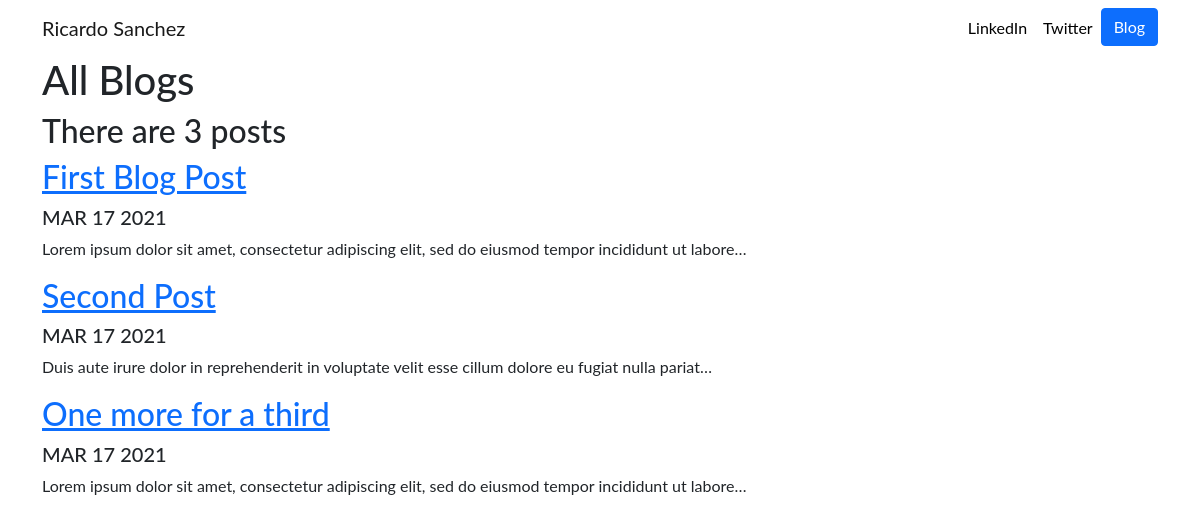
Screenshot of /blog/ with the database file from the repository.
### blog/models.py (models this page shows, shortened)
class Post(models.Model):
    title = models.CharField(max_length=50)
    content = models.TextField()
    date_posted = models.DateField(auto_now_add=True)

### blog/views.py (the view)
# urls.py: path('', views.all_blogs, name='blog'),
def all_blogs(request):
    posts = Post.objects.all()
    return render(request, "blog/all_blogs.html", {"title": "Blog", "posts": posts})

### blog/templates/blog/all_blogs.html
{% extends 'base.html' %}
{% block content %}
<h1>All Blogs</h1>
<h2>There are {{ posts.count }} post{{ posts.count|pluralize}}</h2>
{% for post in posts %}
    <div>
        <a href="{% url 'blog:detail' post.id %}">
            <h2>{{ post.title }}</h2>
        </a>
        <h5>{{ post.date_posted|date:'M d Y'|upper }}</h5>
        <p>{{ post.content|truncatechars:100 }}</p>
    </div>
{% endfor %}
{% endblock content %}

### portfolio/static/portfolio/custom.css (style rules this page uses)
body { font-family: 'Lato', sans-serif; }

### rows the page displays
Post: title "First Blog Post", date_posted "MAR 17 2021", content "Lorem ipsum dolor sit amet, consectetur adipiscing elit, sed do eiusmod tempor incididunt ut labore…"
Post: title "Second Post", date_posted "MAR 17 2021", content "Duis aute irure dolor in reprehenderit in voluptate velit esse cillum dolore eu fugiat nulla pariat…"
Post: title "One more for a third", date_posted "MAR 17 2021", content "Lorem ipsum dolor sit amet, consectetur adipiscing elit, sed do eiusmod tempor incididunt ut labore…"

### other values shown
{{ posts.count }} "3"
